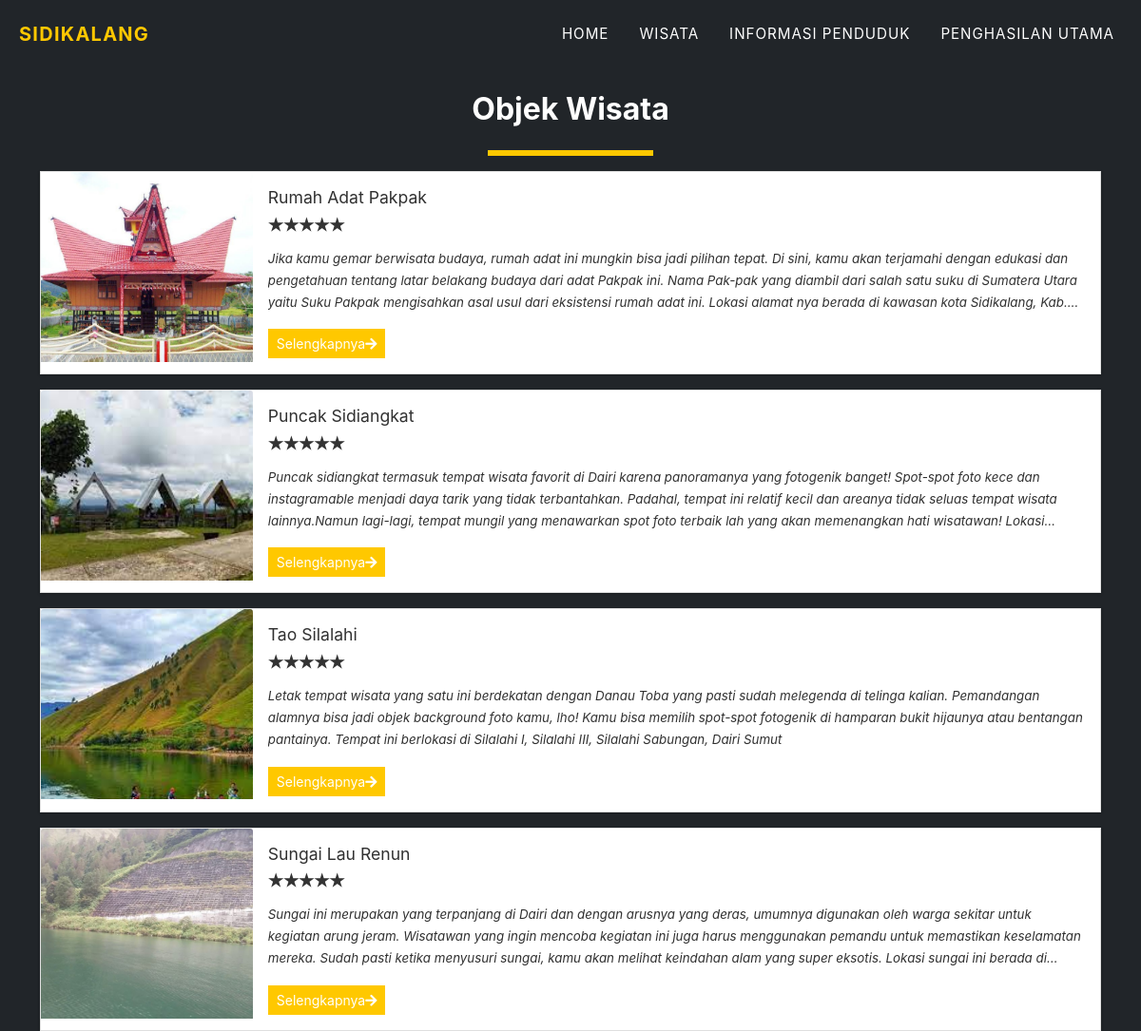
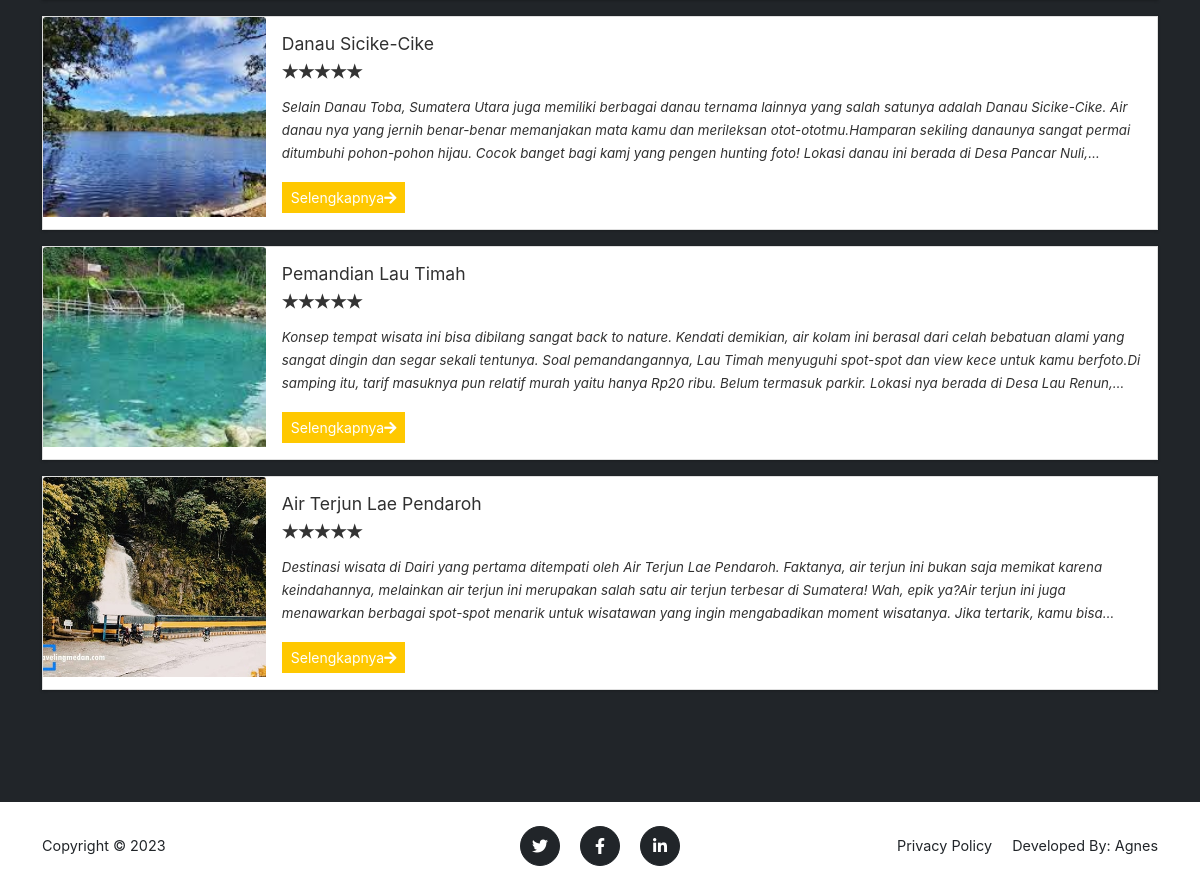
The page /?page=packages on the database its author committed (2 pictures, top to bottom).
### tables this page shows
CREATE TABLE `packages` (
  `id` int(30) NOT NULL,
  `title` text DEFAULT NULL,
  `tour_location` text DEFAULT NULL,
  `cost` double NOT NULL,
  `description` text DEFAULT NULL,
  `upload_path` text DEFAULT NULL,
  `status` tinyint(4) NOT NULL DEFAULT 1 COMMENT '1 =active ,2 = Inactive',
  `date_created` datetime NOT NULL DEFAULT current_timestamp()
);

### config.php (called while the page is built, shortened)
<?php
function validate_image($file){
	if(!empty($file)){
		if(is_file(base_app.$file)){
			return base_url.$file;
		}else{
			return base_url.'dist/img/no-image-available.png';
		}
	}else{
		return base_url.'dist/img/no-image-available.png';
	}
}
?>

### packages.php (the view, shortened to what this page needs)
<section class="page-section bg-dark" id="home">
	<div class="container">
		<h2 class="text-center">Objek Wisata</h2>
	<div class="d-flex w-100 justify-content-center">
		<hr class="border-warning" style="border:3px solid" width="15%">
	</div>
	<div class="w-100">
		<?php
		$packages = $conn->query("SELECT * FROM `packages` order by rand() ");
			while($row = $packages->fetch_assoc() ):
				$cover='';
				if(is_dir(base_app.'uploads/package_'.$row['id'])){
					$img = scandir(base_app.'uploads/package_'.$row['id']);
					$k = array_search('.',$img);
					if($k !== false)
						unset($img[$k]);
					$k = array_search('..',$img);
					if($k !== false)
						unset($img[$k]);
					$cover = isset($img[2]) ? 'uploads/package_'.$row['id'].'/'.$img[2] : "";
				}
				$row['description'] = strip_tags(stripslashes(html_entity_decode($row['description'])));
				$rate = 0;
		?>
			<div class="card d-flex w-100 rounded-0 mb-3 package-item">
				<img class="card-img-top" src="<?php echo validate_image($cover) ?>" alt="<?php echo $row['title'] ?>" height="200rem" style="object-fit:cover">
				<div class="card-body">
				<h5 class="card-title truncate-1"><?php echo $row['title'] ?></h5>
				<div class=" w-100 d-flex justify-content-start">
				<form action="">
					<div class="stars stars-small">
							<input disabled class="star star-5" id="star-5" type="radio" name="star" <?php echo $rate == 5 ? "checked" : '' ?>/> <label class="star star-5" for="star-5"></label>
							<input disabled class="star star-4" id="star-4" type="radio" name="star" <?php echo $rate == 4 ? "checked" : '' ?>/> <label class="star star-4" for="star-4"></label>
							<input disabled class="star star-3" id="star-3" type="radio" name="star" <?php echo $rate == 3 ? "checked" : '' ?>/> <label class="star star-3" for="star-3"></label>
							<input disabled class="star star-2" id="star-2" type="radio" name="star" <?php echo $rate == 2 ? "checked" : '' ?>/> <label class="star star-2" for="star-2"></label>
							<input disabled class="star star-1" id="star-1" type="radio" name="star" <?php echo $rate == 1 ? "checked" : '' ?>/> <label class="star star-1" for="star-1"></label>
					</div>
				</form>
				</div>
				<p class="card-text truncate"><?php echo $row['description'] ?></p>
				<div class="w-100 d-flex justify-content-between">
					<a href="./?page=view_package&id=<?php echo md5($row['id']) ?>" class="btn btn-sm btn-flat btn-warning">Selengkapnya<i class="fa fa-arrow-right"></i></a>
				</div>
				</div>
			</div>
		<?php endwhile; ?>
	</div>
	</div>
</section>

### index.php (shortened to what this page needs)
<!DOCTYPE html>
<html lang="en" class="" style="height: auto;">
<?php require_once('config.php'); ?>
 <?php require_once('inc/header.php') ?>
  <body class="hold-transition layout-top-nav" >
     <?php $page = isset($_GET['page']) ? $_GET['page'] : 'portal';  ?>
     <?php require_once('inc/topBarNav.php') ?>
     <?php
        if(!file_exists($page.".php") && !is_dir($page)){
            include '404.html';
        }else{
          if(is_dir($page))
            include $page.'/index.php';
          else
            include $page.'.php';
        }
      ?>
      <?php require_once('inc/footer.php') ?>
  </body>
</html>

### inc/header.php (shortened to what this page needs)
<head>
    <link rel="stylesheet" href="<?php echo base_url ?>plugins/fontawesome-free/css/all.min.css">
    <link rel="stylesheet" href="<?php echo base_url ?>plugins/tempusdominus-bootstrap-4/css/tempusdominus-bootstrap-4.min.css">
  <link rel="stylesheet" href="<?php echo base_url ?>plugins/datatables-bs4/css/dataTables.bootstrap4.min.css">
  <link rel="stylesheet" href="<?php echo base_url ?>plugins/datatables-responsive/css/responsive.bootstrap4.min.css">
  <link rel="stylesheet" href="<?php echo base_url ?>plugins/datatables-buttons/css/buttons.bootstrap4.min.css">
  <link rel="stylesheet" href="<?php echo base_url ?>plugins/select2/css/select2.min.css">
  <link rel="stylesheet" href="<?php echo base_url ?>plugins/select2-bootstrap4-theme/select2-bootstrap4.min.css">
    <link rel="stylesheet" href="<?php echo base_url ?>plugins/icheck-bootstrap/icheck-bootstrap.min.css">
    <link rel="stylesheet" href="<?php echo base_url ?>plugins/jqvmap/jqvmap.min.css">
    <link rel="stylesheet" href="<?php echo base_url ?>dist/css/adminlte.css">
    <link rel="stylesheet" href="<?php echo base_url ?>dist/css/custom.css">
    <link rel="stylesheet" href="<?php echo base_url ?>assets/css/styles.css">
    <link rel="stylesheet" href="<?php echo base_url ?>plugins/overlayScrollbars/css/OverlayScrollbars.min.css">
    <link rel="stylesheet" href="<?php echo base_url ?>plugins/daterangepicker/daterangepicker.css">
    <link rel="stylesheet" href="<?php echo base_url ?>plugins/summernote/summernote-bs4.min.css">
  <link rel="stylesheet" href="<?php echo base_url ?>plugins/sweetalert2-theme-bootstrap-4/bootstrap-4.min.css">
  </head>

### inc/topBarNav.php (shortened to what this page needs)
<nav class="navbar navbar-expand-lg navbar-dark fixed-top navbar-shrink" id="mainNav">
           <div class="container-fluid">
               <a class="navbar-brand" href="#page-top"><span class="text-waring">Sidikalang</span></a>
               <div class="collapse navbar-collapse" id="navbarResponsive">
                   <ul class="navbar-nav text-uppercase ms-auto py-4 py-lg-0">
                       <li class="nav-item"><a class="nav-link" href="<?php echo $page !='home' ? './':''  ?>">Home</a></li>
                       <li class="nav-item"><a class="nav-link" href="./?page=packages">Wisata</a></li>
                       <li class="nav-item"><a class="nav-link" href="./?page=books">Informasi Penduduk</a></li>
                       <li class="nav-item"><a class="nav-link" href="./?page=review">Penghasilan Utama</a></li>
                   </ul>
               </div>
           </div>
       </nav>

### inc/footer.php (shortened to what this page needs)
<footer class="footer py-4">
	<div class="container">
		<div class="row align-items-center">
			<div class="col-lg-4 text-lg-start">Copyright &copy; 2023</div>
			<div class="col-lg-4 my-3 my-lg-0">
				<a class="btn btn-dark btn-social mx-2" href="#!"><i class="fab fa-twitter"></i></a>
				<a class="btn btn-dark btn-social mx-2" href="#!"><i class="fab fa-facebook-f"></i></a>
				<a class="btn btn-dark btn-social mx-2" href="#!"><i class="fab fa-linkedin-in"></i></a>
			</div>
			<div class="col-lg-4 text-lg-end">
				<a class="link-dark text-decoration-none me-3" href="javascript:void(0)" id="p_use">Privacy Policy</a>
        <span>Developed By: Agnes</a></span>
			</div>
		</div>
	</div>
</footer>

### rows shown on the page
packages: shows a picture, title "Rumah Adat Pakpak", description "Jika kamu gemar berwisata budaya, rumah adat ini mungkin bisa jadi pilihan tepat. Di sini, kamu akan terjamahi dengan edukasi dan pengetahuan tentang latar belakang budaya dari adat Pakpak ini. Nama Pak-pak yang diambil dari salah satu suku di Sumatera Utara yaitu Suku Pakpak mengisahkan asal usul dari eksistensi rumah adat ini. Lokasi alamat nya berada di kawasan kota Sidikalang,…"
packages: shows a picture, title "Puncak Sidiangkat", description "Puncak sidiangkat termasuk tempat wisata favorit di Dairi karena panoramanya yang fotogenik banget! Spot-spot foto kece dan instagramable menjadi daya tarik yang tidak terbantahkan. Padahal, tempat ini relatif kecil dan areanya tidak seluas tempat wisata lainnya.Namun lagi-lagi, tempat mungil yang menawarkan spot foto terbaik lah yang akan memenangkan hati wisatawan!…"
packages: shows a picture, title "Tao Silalahi", description "Letak tempat wisata yang satu ini berdekatan dengan Danau Toba yang pasti sudah melegenda di telinga kalian. Pemandangan alamnya bisa jadi objek background foto kamu, lho! Kamu bisa memilih spot-spot fotogenik di hamparan bukit hijaunya atau bentangan pantainya. Tempat ini berlokasi di Silalahi I, Silalahi III, Silalahi Sabungan, Dairi Sumut"
packages: shows a picture, title "Sungai Lau Renun", description "Sungai ini merupakan yang terpanjang di Dairi dan dengan arusnya yang deras, umumnya digunakan oleh warga sekitar untuk kegiatan arung jeram. Wisatawan yang ingin mencoba kegiatan ini juga harus menggunakan pemandu untuk memastikan keselamatan mereka. Sudah pasti ketika menyusuri sungai, kamu akan melihat keindahan alam yang super eksotis. Lokasi sungai ini berada…"
packages: shows a picture, title "Danau Sicike-Cike", description "Selain Danau Toba, Sumatera Utara juga memiliki berbagai danau ternama lainnya yang salah satunya adalah Danau Sicike-Cike. Air danau nya yang jernih benar-benar memanjakan mata kamu dan merileksan otot-ototmu.Hamparan sekiling danaunya sangat permai ditumbuhi pohon-pohon hijau. Cocok banget bagi kamj yang pengen hunting foto! Lokasi danau ini berada di Desa Pancar…"
packages: shows a picture, title "Pemandian Lau Timah", description "Konsep tempat wisata ini bisa dibilang sangat back to nature. Kendati demikian, air kolam ini berasal dari celah bebatuan alami yang sangat dingin dan segar sekali tentunya. Soal pemandangannya, Lau Timah menyuguhi spot-spot dan view kece untuk kamu berfoto.Di samping itu, tarif masuknya pun relatif murah yaitu hanya Rp20 ribu. Belum termasuk parkir. Lokasi nya berada di Desa Lau…"
packages: shows a picture, title "Air Terjun Lae Pendaroh", description "Destinasi wisata di Dairi yang pertama ditempati oleh Air Terjun Lae Pendaroh. Faktanya, air terjun ini bukan saja memikat karena keindahannya, melainkan air terjun ini merupakan salah satu air terjun terbesar di Sumatera! Wah, epik ya?Air terjun ini juga menawarkan berbagai spot-spot menarik untuk wisatawan yang ingin mengabadikan moment wisatanya. Jika tertarik, kamu…"
